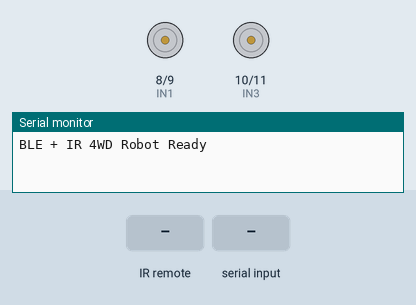
This sketch was run on a simulated Arduino Uno, built with avr-gcc and run on an emulated ATmega328P. Shown: motor-driver pin pairs drawn as motors (green arrow = first pin HIGH = forward, orange = second pin HIGH = backward, longer = more drive, scaled by the enable pin), the last lines printed to the serial monitor. The test bench sets the inputs (shaded band).

Above: at 1.2 s.
1.3 s: infrared code 0x18 received
At 2.4 s:
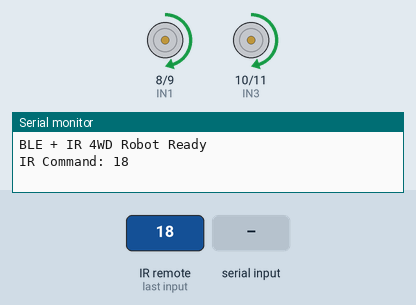
2.8 s: "B" received over the second serial link
At 3.5 s:
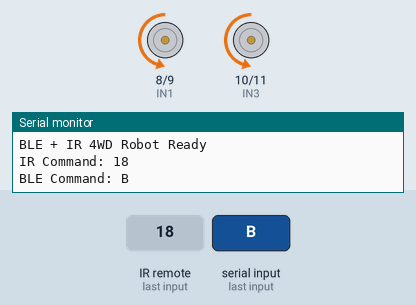
4.3 s: infrared code 0x5A received
At 4.7 s:
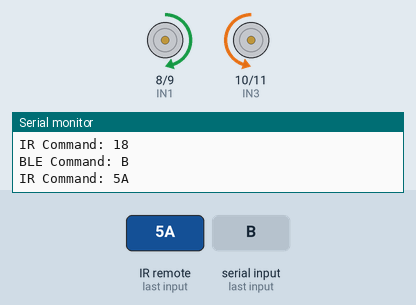
5.8 s: "L" received over the second serial link
At 7.0 s:
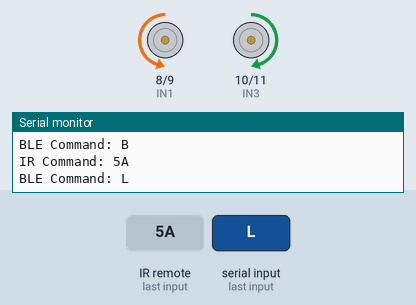
7.3 s: infrared code 0x1C received
At 8.2 s:
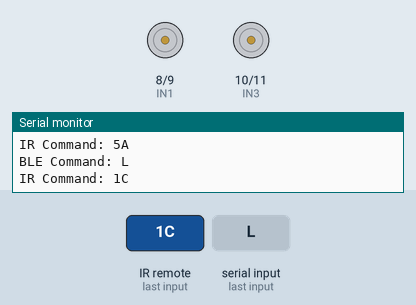
8.8 s: infrared code 0x52 received
At 9.3 s:
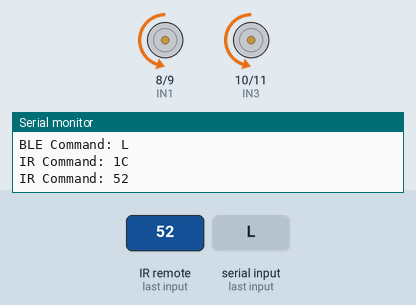
Timing chart, 0 to 11.3 s (numbered marks = the images above; inputs shaded):
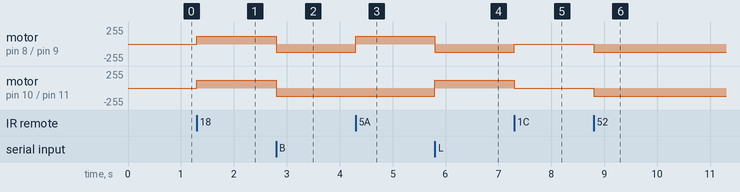

The sketch:

BLE_4WD_Robot.ino
```cpp
#include <SoftwareSerial.h>
#include <IRremote.hpp>

// HM-10 BLE module
// HM-10 TXD -> Arduino D2
// HM-10 RXD -> Arduino D3 through voltage divider
SoftwareSerial bleSerial(2, 3);

// IR receiver
#define IR_RECEIVE_PIN 4

// L298N pins
#define ENA 5
#define ENB 6
#define IN1 8
#define IN2 9
#define IN3 10
#define IN4 11

int motorSpeed = 120;

void setup() {
  Serial.begin(9600);
  bleSerial.begin(9600);

  IrReceiver.begin(IR_RECEIVE_PIN, ENABLE_LED_FEEDBACK);

  pinMode(ENA, OUTPUT);
  pinMode(ENB, OUTPUT);
  pinMode(IN1, OUTPUT);
  pinMode(IN2, OUTPUT);
  pinMode(IN3, OUTPUT);
  pinMode(IN4, OUTPUT);

  stopMotors();

  Serial.println("BLE + IR 4WD Robot Ready");
}

void loop() {
  readBLECommand();
  readIRCommand();
}

void readBLECommand() {
  if (bleSerial.available()) {
    char command = bleSerial.read();
    Serial.print("BLE Command: ");
    Serial.println(command);
    handleCommand(command);
  }
}

void readIRCommand() {
  if (IrReceiver.decode()) {
    uint32_t command = IrReceiver.decodedIRData.command;

    Serial.print("IR Command: ");
    Serial.println(command, HEX);

    // These values may differ depending on your remote.
    // Open Serial Monitor and press remote buttons to map your own codes.
    switch (command) {
      case 0x18: // Up
        handleCommand('F');
        break;

      case 0x52: // Down
        handleCommand('B');
        break;

      case 0x08: // Left
        handleCommand('L');
        break;

      case 0x5A: // Right
        handleCommand('R');
        break;

      case 0x1C: // OK
        handleCommand('S');
        break;

      default:
        break;
    }

    IrReceiver.resume();
  }
}

void handleCommand(char command) {
  switch (command) {
    case 'F':
      forward();
      break;

    case 'B':
      backward();
      break;

    case 'L':
      left();
      break;

    case 'R':
      right();
      break;

    case 'S':
      stopMotors();
      break;

    case '1':
      motorSpeed = 120;
      Serial.println("Speed: Slow");
      break;

    case '2':
      motorSpeed = 160;
      Serial.println("Speed: Medium");
      break;

    case '3':
      motorSpeed = 190;
      Serial.println("Speed: Fast");
      break;

    default:
      stopMotors();
      break;
  }
}

void forward() {
  analogWrite(ENA, motorSpeed);
  analogWrite(ENB, motorSpeed);

  digitalWrite(IN1, HIGH);
  digitalWrite(IN2, LOW);

  digitalWrite(IN3, HIGH);
  digitalWrite(IN4, LOW);
}

void backward() {
  analogWrite(ENA, motorSpeed);
  analogWrite(ENB, motorSpeed);

  digitalWrite(IN1, LOW);
  digitalWrite(IN2, HIGH);

  digitalWrite(IN3, LOW);
  digitalWrite(IN4, HIGH);
}

void left() {
  analogWrite(ENA, motorSpeed);
  analogWrite(ENB, motorSpeed);

  digitalWrite(IN1, LOW);
  digitalWrite(IN2, HIGH);

  digitalWrite(IN3, HIGH);
  digitalWrite(IN4, LOW);
}

void right() {
  analogWrite(ENA, motorSpeed);
  analogWrite(ENB, motorSpeed);

  digitalWrite(IN1, HIGH);
  digitalWrite(IN2, LOW);

  digitalWrite(IN3, LOW);
  digitalWrite(IN4, HIGH);
}

void stopMotors() {
  analogWrite(ENA, 0);
  analogWrite(ENB, 0);

  digitalWrite(IN1, LOW);
  digitalWrite(IN2, LOW);
  digitalWrite(IN3, LOW);
  digitalWrite(IN4, LOW);
}
```

Measured:
- after the input at 1.3 s, motor on pin 8 (IN1) / pin 9 (IN2), motor on pin 10 (IN3) / pin 11 (IN4): stopped → forward 120/255 at once
- after the input at 2.8 s, motor on pin 8 (IN1) / pin 9 (IN2), motor on pin 10 (IN3) / pin 11 (IN4): forward 120/255 → backward 120/255 at once
- after the input at 4.3 s, motor on pin 8 (IN1) / pin 9 (IN2): backward 120/255 → forward 120/255 at once
- after the input at 5.8 s, motor on pin 8 (IN1) / pin 9 (IN2): forward 120/255 → backward 120/255 at once; motor on pin 10 (IN3) / pin 11 (IN4): backward 120/255 → forward 120/255 at once
- after the input at 7.3 s, motor on pin 8 (IN1) / pin 9 (IN2): backward 120/255 → stopped at once; motor on pin 10 (IN3) / pin 11 (IN4): forward 120/255 → stopped at once
- after the input at 8.8 s, motor on pin 8 (IN1) / pin 9 (IN2), motor on pin 10 (IN3) / pin 11 (IN4): stopped → backward 120/255 at once
